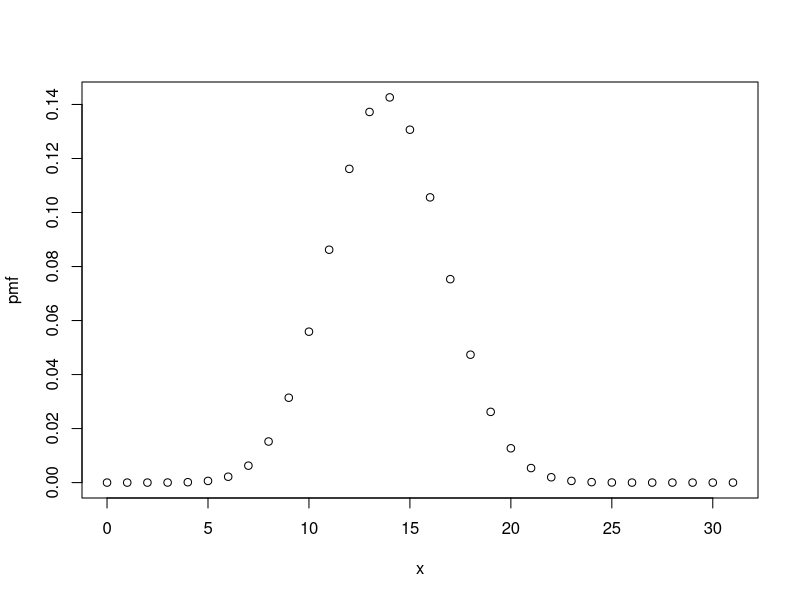
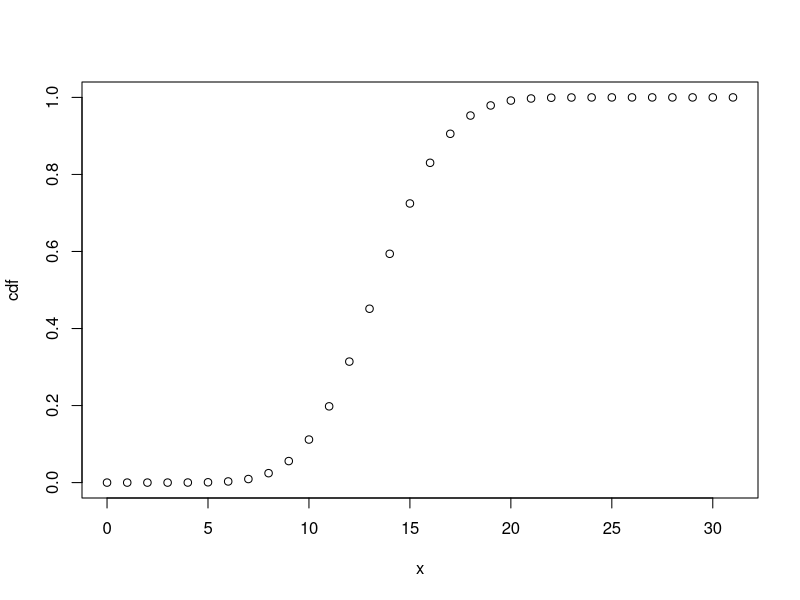

R code for these plots, in order:
# question 1

## method 1: using pbinom

print(pbinom(9, 12, 1/6) - pbinom(6, 12, 1/6)) # pbinom is cumulative

### or we can even calculate individually for 7, 8 and 9

print(
  pbinom(9, 12, 1/6) - pbinom(8, 12, 1/6) + 
    pbinom(8, 12, 1/6) - pbinom(7, 12, 1/6) + 
    pbinom(7, 12, 1/6) - pbinom(6, 12, 1/6)
)

## method 2: using dbinom

print(
  sum(dbinom(c(7,8,9), 12, 1/6)) # dbinom gives value at that point
)

# question 2

print(pnorm(84, 72, 15.2, lower.tail = FALSE)) # pnorm is how many values are below this

# dnorm is how often did the value occur in the distribution


# question 3

print(
  ppois(0, 5)
)

lambda = 10*5  # n * p

print(
  ppois(50, lambda) - ppois(47, lambda) # either use ppois
)

print(
  sum(dpois(c(48,49,50), lambda)) # or use dpois
)

# question 4

print(
  dhyper(3, 17, 233, 5)
)

# question 5

# a) binom distribution

# b)

x = seq(0,31)
pmf = c()

for(i in 1:length(x)){
  pmf[i] = dbinom(x[i], 31, 0.447)
}
print(pmf)
plot(x, pmf)

#c) 
cdf = c()

for(i in 1:length(x)){
  cdf[i] = pbinom(x[i], 31, 0.447)
}
print(cdf)
plot(x, cdf)

#d)

n = 31
p = 0.447
mean = n*p
var = n*p*(1-p)
stdev = sqrt(var)

print(mean)
print(var)
print(stdev)